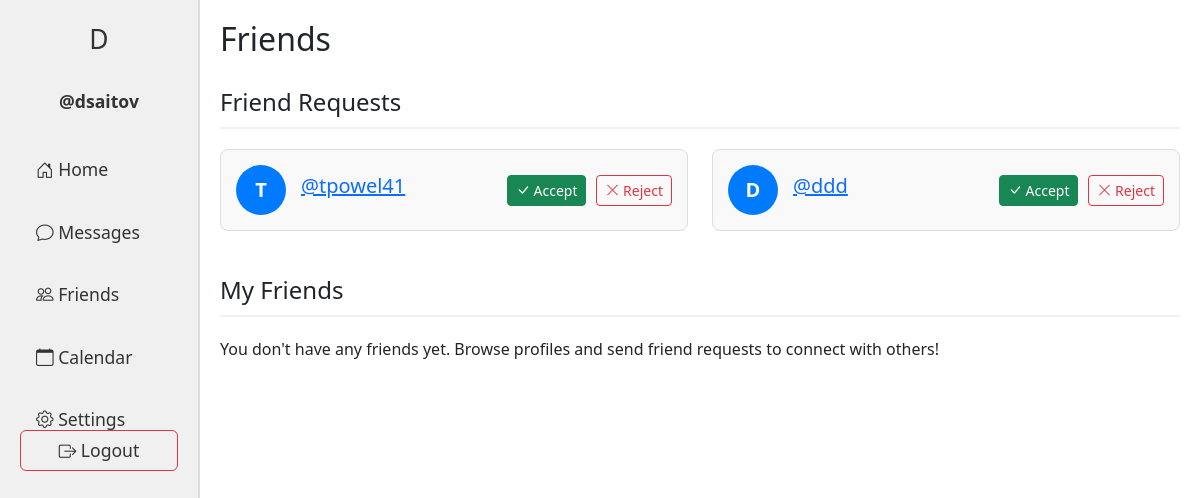
The app's page /friends/ (signed in) with its own data.
### main/models.py (models this page shows, shortened)
class User(AbstractUser):
    name = models.CharField(max_length=200, null=True)
    email = models.EmailField(unique=True, null=True)
    bio = models.TextField(null=True)
    avatar = models.ImageField(null=True, default="avatar.svg")
    profile_picture = models.ImageField(upload_to='profile_images/', null=True, blank=True)
    groups = models.ManyToManyField(
        'auth.Group',
        related_name='main_user_set',
        blank=True,
        help_text='The groups this user belongs to.',
        verbose_name='groups',
    )
    user_permissions = models.ManyToManyField(
        'auth.Permission',
        related_name='main_user_set',
        blank=True,
        help_text='Specific permissions for this user.',
        verbose_name='user permissions',
    )
    USERNAME_FIELD = 'email'
    REQUIRED_FIELDS = ['username']  # Username is required for AbstractUser
    class Meta:
        app_label = 'main'
        db_table = 'main_user'

class FriendRequest(models.Model):
    from_user = models.ForeignKey(settings.AUTH_USER_MODEL, related_name='friend_requests_sent', on_delete=models.CASCADE)
    to_user = models.ForeignKey(settings.AUTH_USER_MODEL, related_name='friend_requests_received', on_delete=models.CASCADE)
    created_at = models.DateTimeField(auto_now_add=True)
    class Meta:
        unique_together = ('from_user', 'to_user')

### main/views.py (the view)
# urls.py: path('friends/', views.friend_list, name='friend_list'),
@login_required(login_url='login')
def friend_list(request):
    friendships = Friendship.objects.filter(
        Q(user1=request.user) | Q(user2=request.user)
    )
    friends = []
    for friendship in friendships:
        if friendship.user1 == request.user:
            friends.append(friendship.user2)
        else:
            friends.append(friendship.user1)
    friend_requests = FriendRequest.objects.filter(to_user=request.user)
    context = {
        'friends': friends,
        'friend_requests': friend_requests,
    }
    return render(request, 'friends.html', context)

### templates/friends.html (shortened to what this page needs)
<!DOCTYPE html>
<html lang="en">
<head>
    <link href="https://cdn.jsdelivr.net/npm/bootstrap@5.3.0/dist/css/bootstrap.min.css" rel="stylesheet">
    <link rel="stylesheet" href="https://cdn.jsdelivr.net/npm/bootstrap-icons@1.10.0/font/bootstrap-icons.css">
</head>
<body>
    <div class="container-fluid">
        <div class="row">
            <div class="col-2 left-column">
                {% include 'partials/sidebar.html' %}
            </div>
            <div class="col-10 center-column">
                <h2>Friends</h2>
                {% if friend_requests %}
                    <h4 class="section-title">Friend Requests</h4>
                    <div class="row">
                        {% for request in friend_requests %}
                            <div class="col-md-6">
                                <div class="friend-card">
                                    {% if request.from_user.profile_picture %}
                                        <div class="friend-avatar">
                                            <img src="{{ request.from_user.profile_picture.url }}" alt="{{ request.from_user.username }}">
                                        </div>
                                    {% else %}
                                        <div class="friend-avatar">
                                            {{ request.from_user.username.0|upper }}
                                        </div>
                                    {% endif %}
                                    <div class="friend-info">
                                        <h5><a href="{% url 'profile' username=request.from_user.username %}">@{{ request.from_user.username }}</a></h5>
                                    </div>
                                    <div class="friend-actions">
                                        <a href="{% url 'accept_friend_request' username=request.from_user.username %}" class="btn btn-success btn-sm">
                                            <i class="bi bi-check-lg"></i> Accept
                                        </a>
                                        <a href="{% url 'reject_friend_request' username=request.from_user.username %}" class="btn btn-outline-danger btn-sm">
                                            <i class="bi bi-x-lg"></i> Reject
                                        </a>
                                    </div>
                                </div>
                            </div>
                        {% endfor %}
                    </div>
                {% endif %}
                <h4 class="section-title">My Friends</h4>
                {% if friends %}
                    <div class="row">
                        {% for friend in friends %}
                            <div class="col-md-6">
                                <div class="friend-card">
                                    {% if friend.profile_picture %}
                                        <div class="friend-avatar">
                                            <img src="{{ friend.profile_picture.url }}" alt="{{ friend.username }}">
                                        </div>
                                    {% else %}
                                        <div class="friend-avatar">
                                            {{ friend.username.0|upper }}
                                        </div>
                                    {% endif %}
                                    <div class="friend-info">
                                        <h5><a href="{% url 'profile' username=friend.username %}">@{{ friend.username }}</a></h5>
                                    </div>
                                    <div class="friend-actions">
                                        <a href="{% url 'conversation' username=friend.username %}" class="btn btn-primary btn-sm">
                                            <i class="bi bi-chat-dots"></i> Message
                                        </a>
                                        <a href="{% url 'unfriend' username=friend.username %}" class="btn btn-outline-danger btn-sm">
                                            <i class="bi bi-person-dash"></i>
                                        </a>
                                    </div>
                                </div>
                            </div>
                        {% endfor %}
                    </div>
                {% else %}
                    <p>You don't have any friends yet. Browse profiles and send friend requests to connect with others!</p>
                {% endif %}
            </div>
        </div>
    </div>
</body>
</html>

### templates/partials/sidebar.html (shortened to what this page needs)
{% if user.is_authenticated %}
    <div class="text-center mb-4">
        {% if user.profile_picture %}
            <img src="{{ user.profile_picture.url }}" alt="{{ user.username }}" class="profile-picture" style="width: 60px; height: 60px;">
        {% else %}
            <div class="profile-circle mx-auto" style="width: 60px; height: 60px; font-size: 1.5rem;">
                <a href="{% url 'profile' user.username %}">{{ user.username.0|upper }}</a>
            </div>
        {% endif %}
        <div class="mt-2 fw-semibold"><a href="{% url 'profile' user.username %}">@{{ user.username }}</a></div>
    </div>
    <ul class="nav flex-column">
        <li class="nav-item">
            <a href="{% url 'index' %}" class="nav-link {% if request.path == '/' %}active{% endif %}">
                <i class="bi bi-house-door"></i> Home
            </a>
        </li>
        <li class="nav-item">
            <a href="{% url 'inbox' %}" class="nav-link {% if 'inbox' in request.path or 'conversation' in request.path %}active{% endif %}">
                <i class="bi bi-chat"></i> Messages
            </a>
        </li>
        <li class="nav-item">
            <a href="{% url 'friend_list' %}" class="nav-link {% if 'friends' in request.path %}active{% endif %}">
                <i class="bi bi-people"></i> Friends
            </a>
        </li>
        <li class="nav-item">
            <a href="{% url 'Calendar' %}" class="nav-link {% if 'calendar' in request.path %}active{% endif %}">
                <i class="bi bi-calendar"></i> Calendar
            </a>
        </li>
        <li class="nav-item">
            <a href="{% url 'settings' %}" class="nav-link {% if 'settings' in request.path %}active{% endif %}">
                <i class="bi bi-gear"></i> Settings
            </a>
        </li>
    </ul>
    <div class="mt-auto text-center" style="position: relative; bottom: 20px; width: 100%; padding: 0 20px;">
        <a href="{% url 'logout' %}" class="btn btn-outline-danger w-100">
            <i class="bi bi-box-arrow-right"></i> Logout
        </a>
    </div>
{% endif %}

### templates/friends.html (style rules this page uses)
.left-column { background-color: #f0f0f0; min-height: 100vh; border-right: 2px solid #ddd; padding: 20px 0; }
.left-column ul { list-style: none; padding: 0; margin: 0; }
.left-column li { padding: 10px 20px; transition: background-color 0.2s; }
.left-column a { color: #333; text-decoration: none; display: block; font-size: 1.1em; }
.center-column { background-color: #ffffff; min-height: 100vh; padding: 20px; }
.friend-card { border: 1px solid #ddd; border-radius: 8px; padding: 15px; margin-bottom: 15px; background-color: #f9f9f9; display: flex; align-items: center; }
.friend-avatar { width: 50px; height: 50px; border-radius: 50%; margin-right: 15px; display: flex; align-items: center; justify-content: center; background-color: #007bff; color: white; font-size: 20px; font-weight: bold; }
.friend-info { flex-grow: 1; }
.friend-actions { display: flex; gap: 10px; }
.section-title { margin-top: 30px; margin-bottom: 20px; border-bottom: 2px solid #f0f0f0; padding-bottom: 10px; }

### records on screen
User: username.0 "D", username "dsaitov"
FriendRequest: from_user.username.0 "T", from_user.username "tpowel41"
FriendRequest: from_user.username.0 "D", from_user.username "ddd"
